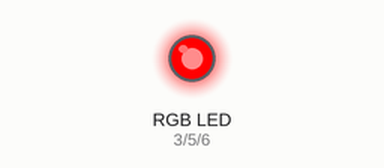
Simulated run of this sketch. Board: Arduino Uno, built with avr-gcc and run on an emulated ATmega328P. On the bench: an RGB LED mixed from three pins (HIGH = lit).

Above: at 0.1 s.
At 1.1 s:
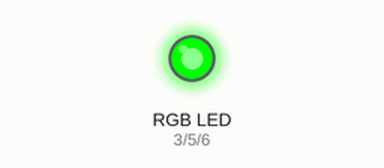
At 2.1 s:
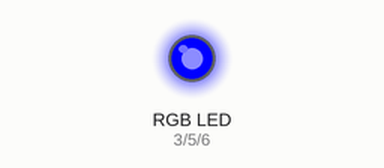
At 3.1 s:
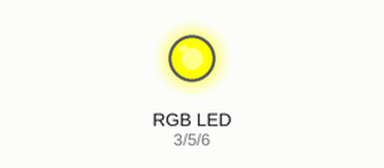
Timing chart, 0 to 4.6 s (numbered marks = the images above):
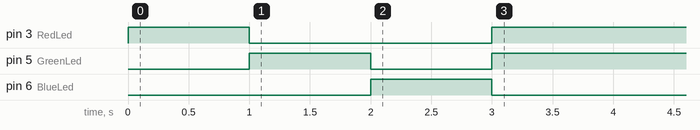

The sketch:

AR12_RGB.ino
```cpp
/*
 예제 4.2
 LED 밝기 조절
*/

const int RedLed    =  3;    //를 3번핀에 연결
const int GreenLed  =  5;   //LED B를 5번핀에 연결
const int BlueLed   =  6;   //LED B를 5번핀에 연결

void setup()
{
  ledOutput(255, 0, 0);
  delay(1000);
  ledOutput(0, 255, 0);
  delay(1000);
  ledOutput(0, 0, 255);
  delay(1000);
}

void ledOutput(int Red, int Green, int Blue){
  analogWrite(RedLed,Red);
  analogWrite(GreenLed,Green);
  analogWrite(BlueLed,Blue);
}

void loop()
{
  for(int i=255;i<=255;++i){
    ledOutput(255,i,0);
    delay(1000);
  }


}
```

Measured:
- by itself, pin 3 (RedLed): HIGH → LOW at 1.0 s, → HIGH 2.0 s later
- by itself, pin 5 (GreenLed): HIGH → LOW at 2.0 s, → HIGH 1.0 s later
- by itself, pin 6 (BlueLed): HIGH → LOW at 3.0 s
